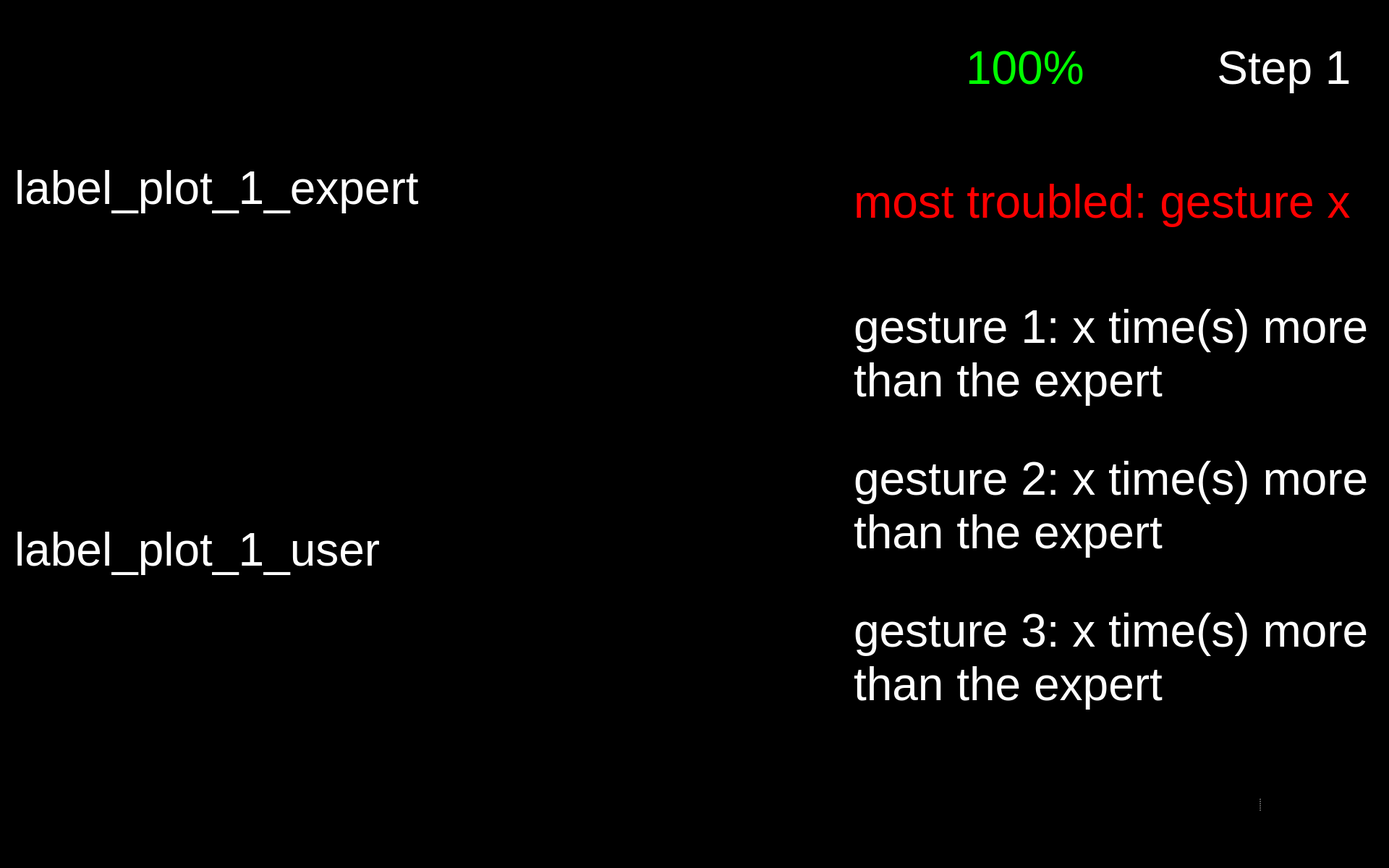
<?xml version="1.0" encoding="UTF-8"?>
<ui version="4.0">
 <class>Form</class>
 <widget class="QWidget" name="Form">
  <property name="geometry">
   <rect>
    <x>0</x>
    <y>0</y>
    <width>1920</width>
    <height>1200</height>
   </rect>
  </property>
  <property name="maximumSize">
   <size>
    <width>1920</width>
    <height>1200</height>
   </size>
  </property>
  <property name="windowTitle">
   <string>Form</string>
  </property>
  <property name="styleSheet">
   <string notr="true">background-color: rgb(0, 0, 0);</string>
  </property>
  <widget class="QLabel" name="label_plot_1_user">
   <property name="geometry">
    <rect>
     <x>20</x>
     <y>520</y>
     <width>640</width>
     <height>480</height>
    </rect>
   </property>
   <property name="maximumSize">
    <size>
     <width>640</width>
     <height>480</height>
    </size>
   </property>
   <property name="font">
    <font>
     <pointsize>48</pointsize>
    </font>
   </property>
   <property name="styleSheet">
    <string notr="true">color: rgb(255, 255, 255);</string>
   </property>
   <property name="text">
    <string>label_plot_1_user</string>
   </property>
  </widget>
  <widget class="QLabel" name="label_analysis_1">
   <property name="geometry">
    <rect>
     <x>1180</x>
     <y>390</y>
     <width>730</width>
     <height>200</height>
    </rect>
   </property>
   <property name="font">
    <font>
     <pointsize>48</pointsize>
    </font>
   </property>
   <property name="styleSheet">
    <string notr="true">color: rgb(255, 255, 255);</string>
   </property>
   <property name="text">
    <string>&lt;html&gt;&lt;head/&gt;&lt;body&gt;&lt;p&gt;gesture 1: x time(s) more than the expert&lt;/p&gt;&lt;/body&gt;&lt;/html&gt;</string>
   </property>
   <property name="alignment">
    <set>Qt::AlignLeading|Qt::AlignLeft|Qt::AlignVCenter</set>
   </property>
   <property name="wordWrap">
    <bool>true</bool>
   </property>
  </widget>
  <widget class="QLabel" name="label_text_step">
   <property name="geometry">
    <rect>
     <x>1650</x>
     <y>20</y>
     <width>250</width>
     <height>150</height>
    </rect>
   </property>
   <property name="font">
    <font>
     <pointsize>48</pointsize>
    </font>
   </property>
   <property name="styleSheet">
    <string notr="true">color: rgb(255, 255, 255);</string>
   </property>
   <property name="text">
    <string>&lt;html&gt;&lt;head/&gt;&lt;body&gt;&lt;p&gt;&lt;span style=&quot; color:#ffffff;&quot;&gt;Step 1&lt;/span&gt;&lt;/p&gt;&lt;/body&gt;&lt;/html&gt;</string>
   </property>
   <property name="alignment">
    <set>Qt::AlignCenter</set>
   </property>
   <property name="wordWrap">
    <bool>true</bool>
   </property>
  </widget>
  <widget class="QLabel" name="label_plot_1_expert">
   <property name="geometry">
    <rect>
     <x>20</x>
     <y>20</y>
     <width>640</width>
     <height>480</height>
    </rect>
   </property>
   <property name="maximumSize">
    <size>
     <width>640</width>
     <height>480</height>
    </size>
   </property>
   <property name="font">
    <font>
     <pointsize>48</pointsize>
    </font>
   </property>
   <property name="styleSheet">
    <string notr="true">color: rgb(255, 255, 255);</string>
   </property>
   <property name="text">
    <string>label_plot_1_expert</string>
   </property>
  </widget>
  <widget class="QWidget" name="widget_bottom_right" native="true">
   <property name="geometry">
    <rect>
     <x>1559</x>
     <y>1030</y>
     <width>361</width>
     <height>161</height>
    </rect>
   </property>
   <property name="styleSheet">
    <string notr="true">background-color: rgb(0,0,0);</string>
   </property>
   <widget class="QSplitter" name="splitter_3">
    <property name="geometry">
     <rect>
      <x>6</x>
      <y>6</y>
      <width>351</width>
      <height>150</height>
     </rect>
    </property>
    <property name="frameShape">
     <enum>QFrame::NoFrame</enum>
    </property>
    <property name="frameShadow">
     <enum>QFrame::Plain</enum>
    </property>
    <property name="lineWidth">
     <number>0</number>
    </property>
    <property name="orientation">
     <enum>Qt::Horizontal</enum>
    </property>
    <property name="opaqueResize">
     <bool>false</bool>
    </property>
    <property name="handleWidth">
     <number>53</number>
    </property>
    <property name="childrenCollapsible">
     <bool>false</bool>
    </property>
    <widget class="QPushButton" name="button_restart">
     <property name="enabled">
      <bool>true</bool>
     </property>
     <property name="minimumSize">
      <size>
       <width>81</width>
       <height>81</height>
      </size>
     </property>
     <property name="maximumSize">
      <size>
       <width>150</width>
       <height>150</height>
      </size>
     </property>
     <property name="cursor">
      <cursorShape>OpenHandCursor</cursorShape>
     </property>
     <property name="focusPolicy">
      <enum>Qt::WheelFocus</enum>
     </property>
     <property name="contextMenuPolicy">
      <enum>Qt::DefaultContextMenu</enum>
     </property>
     <property name="layoutDirection">
      <enum>Qt::LeftToRight</enum>
     </property>
     <property name="autoFillBackground">
      <bool>false</bool>
     </property>
     <property name="styleSheet">
      <string notr="true"/>
     </property>
     <property name="icon">
      <iconset>
       <normaloff>resources/Button Restart.svg</normaloff>resources/Button Restart.svg</iconset>
     </property>
     <property name="iconSize">
      <size>
       <width>144</width>
       <height>144</height>
      </size>
     </property>
     <property name="autoDefault">
      <bool>false</bool>
     </property>
     <property name="default">
      <bool>false</bool>
     </property>
     <property name="flat">
      <bool>true</bool>
     </property>
    </widget>
    <widget class="QPushButton" name="button_exit">
     <property name="enabled">
      <bool>true</bool>
     </property>
     <property name="minimumSize">
      <size>
       <width>81</width>
       <height>81</height>
      </size>
     </property>
     <property name="maximumSize">
      <size>
       <width>150</width>
       <height>150</height>
      </size>
     </property>
     <property name="cursor">
      <cursorShape>OpenHandCursor</cursorShape>
     </property>
     <property name="focusPolicy">
      <enum>Qt::WheelFocus</enum>
     </property>
     <property name="contextMenuPolicy">
      <enum>Qt::DefaultContextMenu</enum>
     </property>
     <property name="icon">
      <iconset resource="resources/res.qrc">
       <normaloff>:/buttons/Button Exit.svg</normaloff>:/buttons/Button Exit.svg</iconset>
     </property>
     <property name="iconSize">
      <size>
       <width>144</width>
       <height>144</height>
      </size>
     </property>
     <property name="autoDefault">
      <bool>false</bool>
     </property>
     <property name="default">
      <bool>false</bool>
     </property>
     <property name="flat">
      <bool>true</bool>
     </property>
    </widget>
   </widget>
  </widget>
  <widget class="QPushButton" name="button_nav_left">
   <property name="enabled">
    <bool>true</bool>
   </property>
   <property name="geometry">
    <rect>
     <x>800</x>
     <y>560</y>
     <width>150</width>
     <height>150</height>
    </rect>
   </property>
   <property name="minimumSize">
    <size>
     <width>81</width>
     <height>81</height>
    </size>
   </property>
   <property name="maximumSize">
    <size>
     <width>150</width>
     <height>150</height>
    </size>
   </property>
   <property name="cursor">
    <cursorShape>OpenHandCursor</cursorShape>
   </property>
   <property name="focusPolicy">
    <enum>Qt::WheelFocus</enum>
   </property>
   <property name="contextMenuPolicy">
    <enum>Qt::DefaultContextMenu</enum>
   </property>
   <property name="layoutDirection">
    <enum>Qt::LeftToRight</enum>
   </property>
   <property name="autoFillBackground">
    <bool>false</bool>
   </property>
   <property name="styleSheet">
    <string notr="true"/>
   </property>
   <property name="icon">
    <iconset resource="resources/res.qrc">
     <normaloff>:/buttons/Button Left.svg</normaloff>:/buttons/Button Left.svg</iconset>
   </property>
   <property name="iconSize">
    <size>
     <width>144</width>
     <height>144</height>
    </size>
   </property>
   <property name="autoDefault">
    <bool>false</bool>
   </property>
   <property name="default">
    <bool>false</bool>
   </property>
   <property name="flat">
    <bool>true</bool>
   </property>
  </widget>
  <widget class="QPushButton" name="button_nav_right">
   <property name="enabled">
    <bool>true</bool>
   </property>
   <property name="geometry">
    <rect>
     <x>960</x>
     <y>560</y>
     <width>150</width>
     <height>150</height>
    </rect>
   </property>
   <property name="minimumSize">
    <size>
     <width>81</width>
     <height>81</height>
    </size>
   </property>
   <property name="maximumSize">
    <size>
     <width>150</width>
     <height>150</height>
    </size>
   </property>
   <property name="cursor">
    <cursorShape>OpenHandCursor</cursorShape>
   </property>
   <property name="focusPolicy">
    <enum>Qt::WheelFocus</enum>
   </property>
   <property name="contextMenuPolicy">
    <enum>Qt::DefaultContextMenu</enum>
   </property>
   <property name="layoutDirection">
    <enum>Qt::LeftToRight</enum>
   </property>
   <property name="autoFillBackground">
    <bool>false</bool>
   </property>
   <property name="styleSheet">
    <string notr="true"/>
   </property>
   <property name="icon">
    <iconset resource="resources/res.qrc">
     <normaloff>:/buttons/Button Right.svg</normaloff>:/buttons/Button Right.svg</iconset>
   </property>
   <property name="iconSize">
    <size>
     <width>144</width>
     <height>144</height>
    </size>
   </property>
   <property name="autoDefault">
    <bool>false</bool>
   </property>
   <property name="default">
    <bool>false</bool>
   </property>
   <property name="flat">
    <bool>true</bool>
   </property>
  </widget>
  <widget class="QWidget" name="widget_score" native="true">
   <property name="geometry">
    <rect>
     <x>1180</x>
     <y>20</y>
     <width>450</width>
     <height>150</height>
    </rect>
   </property>
   <widget class="QWidget" name="horizontalLayoutWidget_2">
    <property name="geometry">
     <rect>
      <x>-1</x>
      <y>-1</y>
      <width>451</width>
      <height>152</height>
     </rect>
    </property>
    <layout class="QHBoxLayout" name="horizontalLayout_2">
     <item>
      <widget class="QLabel" name="score_flag">
       <property name="enabled">
        <bool>true</bool>
       </property>
       <property name="sizePolicy">
        <sizepolicy hsizetype="Preferred" vsizetype="Preferred">
         <horstretch>0</horstretch>
         <verstretch>0</verstretch>
        </sizepolicy>
       </property>
       <property name="maximumSize">
        <size>
         <width>150</width>
         <height>150</height>
        </size>
       </property>
       <property name="text">
        <string/>
       </property>
       <property name="pixmap">
        <pixmap resource="resources/res.qrc">:/img/Score Flag.svg</pixmap>
       </property>
      </widget>
     </item>
     <item>
      <widget class="QLabel" name="label_text_score">
       <property name="font">
        <font>
         <pointsize>48</pointsize>
        </font>
       </property>
       <property name="styleSheet">
        <string notr="true">color: rgb(0, 255, 0);</string>
       </property>
       <property name="text">
        <string>&lt;html&gt;&lt;head/&gt;&lt;body&gt;&lt;p&gt;&lt;span style=&quot; color:#00ff00;&quot;&gt;100%&lt;/span&gt;&lt;/p&gt;&lt;/body&gt;&lt;/html&gt;</string>
       </property>
       <property name="alignment">
        <set>Qt::AlignLeading|Qt::AlignLeft|Qt::AlignVCenter</set>
       </property>
       <property name="wordWrap">
        <bool>true</bool>
       </property>
      </widget>
     </item>
    </layout>
   </widget>
  </widget>
  <widget class="QLabel" name="label_analysis_2">
   <property name="geometry">
    <rect>
     <x>1180</x>
     <y>600</y>
     <width>720</width>
     <height>200</height>
    </rect>
   </property>
   <property name="font">
    <font>
     <pointsize>48</pointsize>
    </font>
   </property>
   <property name="styleSheet">
    <string notr="true">color: rgb(255, 255, 255);</string>
   </property>
   <property name="text">
    <string>&lt;html&gt;&lt;head/&gt;&lt;body&gt;&lt;p&gt;gesture 2: x time(s) more than the expert&lt;/p&gt;&lt;/body&gt;&lt;/html&gt;</string>
   </property>
   <property name="alignment">
    <set>Qt::AlignLeading|Qt::AlignLeft|Qt::AlignVCenter</set>
   </property>
   <property name="wordWrap">
    <bool>true</bool>
   </property>
  </widget>
  <widget class="QLabel" name="label_analysis_3">
   <property name="geometry">
    <rect>
     <x>1180</x>
     <y>810</y>
     <width>720</width>
     <height>200</height>
    </rect>
   </property>
   <property name="font">
    <font>
     <pointsize>48</pointsize>
    </font>
   </property>
   <property name="styleSheet">
    <string notr="true">color: rgb(255, 255, 255);</string>
   </property>
   <property name="text">
    <string>&lt;html&gt;&lt;head/&gt;&lt;body&gt;&lt;p&gt;gesture 3: x time(s) more than the expert&lt;/p&gt;&lt;/body&gt;&lt;/html&gt;</string>
   </property>
   <property name="alignment">
    <set>Qt::AlignLeading|Qt::AlignLeft|Qt::AlignVCenter</set>
   </property>
   <property name="wordWrap">
    <bool>true</bool>
   </property>
  </widget>
  <widget class="QLabel" name="label_trouble">
   <property name="geometry">
    <rect>
     <x>1180</x>
     <y>180</y>
     <width>720</width>
     <height>200</height>
    </rect>
   </property>
   <property name="font">
    <font>
     <pointsize>48</pointsize>
    </font>
   </property>
   <property name="styleSheet">
    <string notr="true">color: rgb(255, 0, 0);</string>
   </property>
   <property name="text">
    <string>&lt;html&gt;&lt;head/&gt;&lt;body&gt;&lt;p&gt;&lt;span style=&quot; color:#ff0000;&quot;&gt;most troubled: gesture x&lt;/span&gt;&lt;/p&gt;&lt;/body&gt;&lt;/html&gt;</string>
   </property>
   <property name="alignment">
    <set>Qt::AlignLeading|Qt::AlignLeft|Qt::AlignVCenter</set>
   </property>
   <property name="wordWrap">
    <bool>true</bool>
   </property>
  </widget>
  <widget class="QLabel" name="icon_user">
   <property name="enabled">
    <bool>true</bool>
   </property>
   <property name="geometry">
    <rect>
     <x>660</x>
     <y>520</y>
     <width>100</width>
     <height>100</height>
    </rect>
   </property>
   <property name="sizePolicy">
    <sizepolicy hsizetype="Preferred" vsizetype="Preferred">
     <horstretch>0</horstretch>
     <verstretch>0</verstretch>
    </sizepolicy>
   </property>
   <property name="maximumSize">
    <size>
     <width>100</width>
     <height>100</height>
    </size>
   </property>
   <property name="text">
    <string/>
   </property>
   <property name="pixmap">
    <pixmap resource="resources/res.qrc">:/img/Icon User.png</pixmap>
   </property>
   <property name="scaledContents">
    <bool>true</bool>
   </property>
  </widget>
  <widget class="QLabel" name="icon_expert">
   <property name="enabled">
    <bool>true</bool>
   </property>
   <property name="geometry">
    <rect>
     <x>660</x>
     <y>20</y>
     <width>100</width>
     <height>100</height>
    </rect>
   </property>
   <property name="sizePolicy">
    <sizepolicy hsizetype="Preferred" vsizetype="Preferred">
     <horstretch>0</horstretch>
     <verstretch>0</verstretch>
    </sizepolicy>
   </property>
   <property name="maximumSize">
    <size>
     <width>100</width>
     <height>100</height>
    </size>
   </property>
   <property name="text">
    <string/>
   </property>
   <property name="pixmap">
    <pixmap resource="resources/res.qrc">:/img/Icon Expert.png</pixmap>
   </property>
   <property name="scaledContents">
    <bool>true</bool>
   </property>
  </widget>
  <zorder>label_analysis_1</zorder>
  <zorder>label_text_step</zorder>
  <zorder>label_plot_1_user</zorder>
  <zorder>label_plot_1_expert</zorder>
  <zorder>widget_bottom_right</zorder>
  <zorder>button_nav_left</zorder>
  <zorder>button_nav_right</zorder>
  <zorder>widget_score</zorder>
  <zorder>label_analysis_2</zorder>
  <zorder>label_analysis_3</zorder>
  <zorder>label_trouble</zorder>
  <zorder>icon_user</zorder>
  <zorder>icon_expert</zorder>
 </widget>
 <resources>
  <include location="resources/res.qrc"/>
 </resources>
 <connections/>
</ui>
